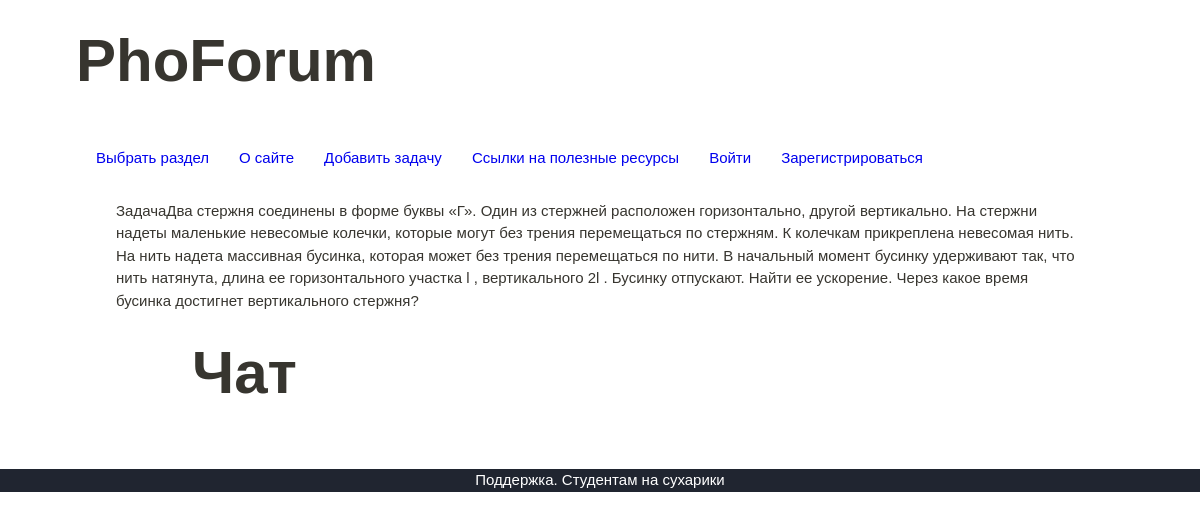
/zanew/7, run on an earlier commit of the app's database.
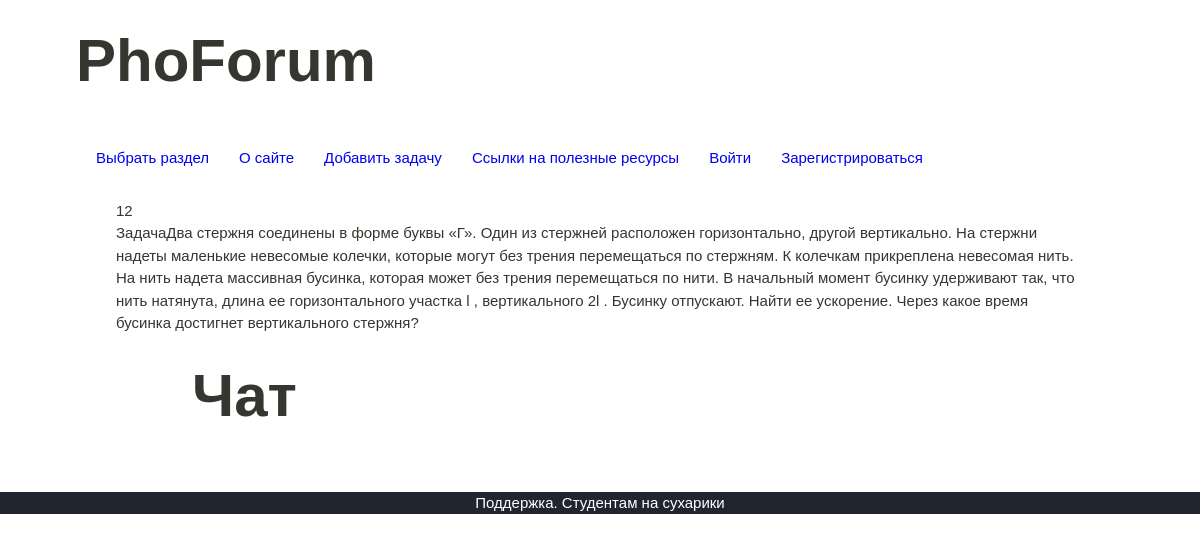
And on a later commit of the database.
### mainapp/models.py (models this page shows, shortened)
class Task(models.Model):
    title = models.CharField(max_length=100, verbose_name="Название задачи", blank=True)
    content = models.TextField(max_length=3500, verbose_name="Условие задачи")
    image = models.ImageField(blank=True, null=True, verbose_name="Рисунок к условию")
    resource = models.CharField(max_length=500, blank=True, verbose_name="Источник/название олимпиады")
    year = models.PositiveSmallIntegerField(blank=True, null=True, verbose_name="Год")
    grade = models.IntegerField(verbose_name="Класс",  choices=GRADE_CHOICES, default=None, blank=True, null=True)
    difficulty_level = models.PositiveSmallIntegerField(verbose_name="Уровень сложности", blank=True, null=True)
    answer = models.CharField(max_length=500, blank=True, verbose_name="Ответ")
    category = models.ForeignKey(
        'Category',
        verbose_name="Раздел",
        on_delete=models.CASCADE,
        blank=True, null=True
    )
    class Meta:
        ordering = ['difficulty_level', 'grade', 'year']

### mainapp/views.py (the view)
# urls.py: path('<slug:category_slug>/<int:task_id>', get_task, name='task')
def get_task(request, category_slug, task_id):
    task_by_id = get_object_or_404(Task, id=task_id)
    if task_by_id.category.slug == category_slug:
        comments = Comment.objects.filter(task_id=task_id)
        tree = create_comment_tree(comments)
        context = {
            'title': 'PhoForum',
            'task': task_by_id,
            'tree': tree
        }
        template_name = 'mainapp/task.html'
    else:
        raise Http404("Invalid path.")
    return render(request, template_name=template_name, context=context)

### mainapp/templatetags/comments_tree.py (called while the page is built, shortened)
@register.filter
def comments_filter(tree):
    res = """
        <ul>
            {}
        </ul>
        """
    i = ''
    return mark_safe(res.format(i))

### mainapp/utils.py (called while the page is built, shortened)
def create_comment_tree(qs):    #qs-queryset
    res = []
    return res

### mainapp/templates/mainapp/task.html (shortened to what this page needs)
{% extends 'mainapp/base.html' %}
{% load comments_tree %}
{% block content %}
{% if task.title %}
<h3>{{ task.title }}</h3>
{% endif %}
<p class="task-over-chat">Задача{{ task.content }}</p>
<h1>Чат</h1>
{% endblock content %}

What changed in the data, as far as the page shows it:
changed Task: title (not shown) → "12"
